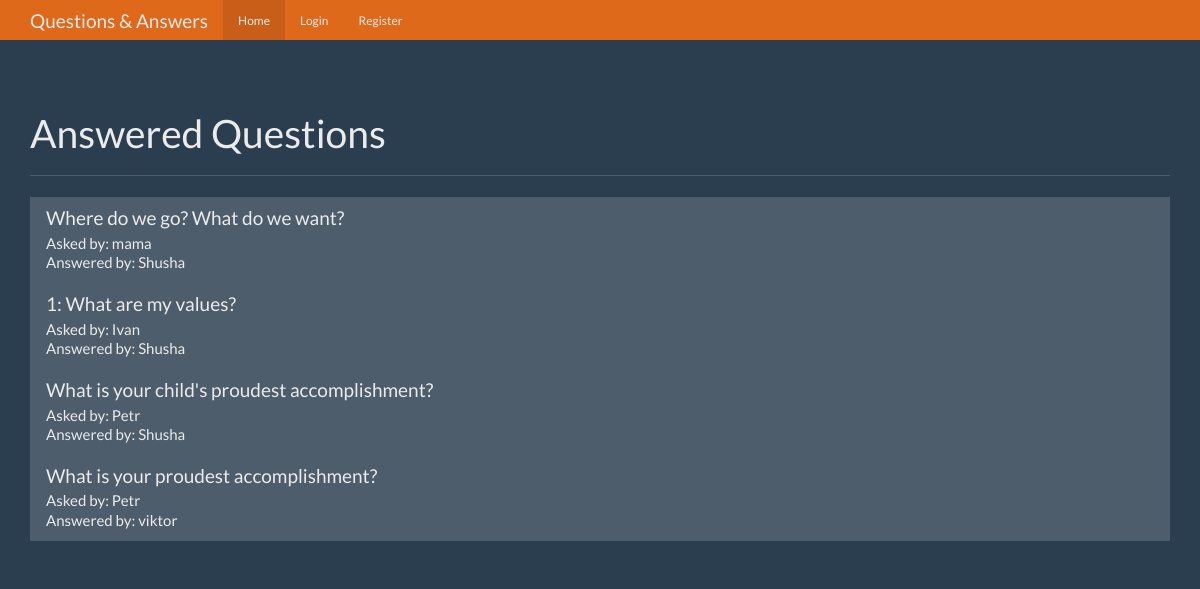
The page / on the database its author committed.
### tables this page shows
CREATE TABLE questions (
	id integer primary key autoincrement,
	question_text text not null,
	answer_text text,
	asked_by_id integer not null,
	expert_id integer not null
);

CREATE TABLE users(
	id integer primary key autoincrement,
	name text not null,
	password text not null,
	expert boolean not null,
	admin boolean not null
);

### qa_app.py (the view)
@app.route('/')
def index():
    user = get_current_user()
    db = get_db()
    answered_cur = db.execute("""
    select
        questions.id,
        questions.question_text,
        askers.name as asker,
        experts.name as expert
    from
        questions
    left join users as askers on
    askers.id = questions.asked_by_id
    left join users as experts on
    experts.id = questions.expert_id
    where answer_text is not null""")
    answered = answered_cur.fetchall()
    return render_template('home.html', user=user, answered=answered)

### database.py (called while the page is built)
def connect_db():
    sql = sqlite3.connect('/Users/viktorkertanov/Library/Mobile Documents/com~apple~CloudDocs/Личное/!LEARNING PYTHON/flask/qa_app/db/qa_app_db.db')
    sql.row_factory = sqlite3.Row
    return sql

def get_db():
    if not hasattr(g, 'sqlite_db'):
        g.sqlite_db = connect_db()
    return g.sqlite_db

### qa_app.py (called while the page is built)
def get_current_user():
    user_result = None
    if 'user' in session:
        user = session['user']
        db = get_db()
        user_cur = db.execute('select id, name, password, expert, admin from users where name = ?', [user])
        user_result = user_cur.fetchone()
    return user_result

### templates/home.html (shortened to what this page needs)
{% extends "base.html" %}
{% from "show_links.html" import show_links %}
{% block nav %}
{{ show_links(user) }}
{% endblock %}
{%block body %}
<div class="page-header">
  <h1>Answered Questions</h1>
</div>
<div class="row">
  <div class="col-lg-12">
    <div class="list-group">
      {% for a in answered %}
      <a href="{{ url_for('question',question_id=a.id) }}" class="list-group-item">
        <h4 class="list-group-item-heading">{{ a.question_text }}</h4>
        <p class="list-group-item-text">Asked by: {{ a.asker }}</p>
        <p class="list-group-item-text">Answered by: {{ a.expert }}</p>
      </a>
      {% endfor %}
    </div>
  </div>
</div>
{% endblock %}

### templates/base.html (shortened to what this page needs)
<!DOCTYPE html>
<html lang="en">
  <head>
    <link href="{{ url_for('static', filename='bootstrap.min.css') }}" rel="stylesheet">
    <link href="{{ url_for('static', filename='theme.css') }}" rel="stylesheet">
  </head>
  <body>
    <nav class="navbar navbar-inverse navbar-fixed-top">
      <div class="container">
        <div class="navbar-header">
          <a class="navbar-brand" href="{{ url_for('index') }}">Questions & Answers</a>
        </div>
        <div id="navbar" class="navbar-collapse collapse">
        {% block nav %}{% endblock %}
        </div>
      </div>
    </nav>
    <div class="container theme-showcase" role="main">
        {% block body %}{% endblock %}
    </div>
  </body>
</html>

### templates/show_links.html (shortened to what this page needs)
{% macro show_links(user) %}
<ul class="nav navbar-nav">
    <li class="active"><a href="{{ url_for('index') }}">Home</a></li>
    {% if not user %}
    <li><a href="{{ url_for('login') }}">Login</a></li>
    <li><a href="{{ url_for('register') }}">Register</a></li>
    {% endif %}
</ul>
{% endmacro %}

### static/theme.css (style rules this page uses)
body { padding-top: 70px; padding-bottom: 30px; }

### rows shown on the page
questions: question_text "Where do we go? What do we want?", asker "mama", expert "Shusha"
questions: question_text "1: What are my values?", asker "Ivan", expert "Shusha"
questions: question_text "What is your child's proudest accomplishment?", asker "Petr", expert "Shusha"
questions: question_text "What is your proudest accomplishment?", asker "Petr", expert "viktor"
